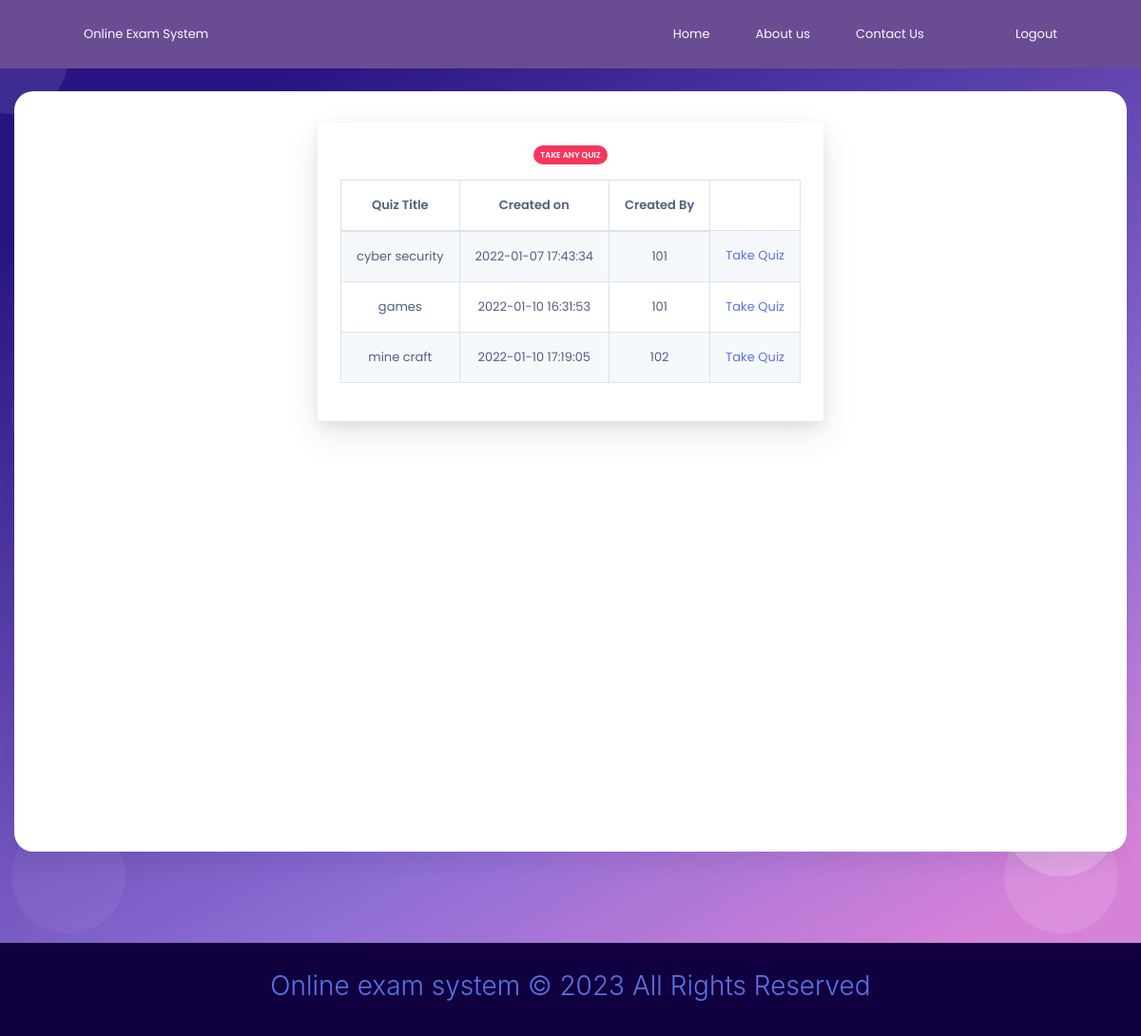
The page /homestud.php on the database its author committed.
### tables this page shows
CREATE TABLE `quiz` (
  `quizid` int(11) NOT NULL,
  `quizname` varchar(20) NOT NULL,
  `date_created` timestamp NOT NULL DEFAULT current_timestamp(),
  `staffid` varchar(30) NOT NULL
);

### homestud.php (the view, shortened to what this page needs)
<html>
<?php require ("header.php");?>
<head>
    <link href='https://cdn.jsdelivr.net/npm/boxicons@2.0.5/css/boxicons.min.css' rel='stylesheet'>
    <link rel="stylesheet" href="assets/css/styles.css">
    <link rel="stylesheet" href="https://use.fontawesome.com/releases/v5.0.13/css/all.css"integrity="sha384-DNOHZ68U8hZfKXOrtjWvjxusGo9WQnrNx2sqG0tfsghAvtVlRW3tvkXWZh58N9jp">
</head>
<?php
require_once 'sql.php';
                $conn = mysqli_connect($host, $user, $ps, $project);if (!$conn) {
    echo "<script>alert(\"Database error retry after some time !\")</script>";
}
?>
<body>
    <header class="l-header">
        <nav class="nav bd-grid">
            <div>
                <a href="#" class="nav__logo">Online Exam System</a>
            </div>
            <div class="nav__menu" id="nav-menu">
                <ul class="nav__list">
                    <li class="nav__item"><a href="index.php" class="nav__link active">Home</a></li>
                    <li class="nav__item"><a href="index.php#about" class="nav__link">About us</a></li>
                    <li class="nav__item"><a href="index.php#contact" class="nav__link">Contact Us</a></li>
                    <li class="nav__item"><a href="logout.php" class="nav__link">Logout</a></li>
                </ul>
            </div>
        </nav>
    </header>
  <section class="section section-shaped section-lg">
    <div class="shape shape-style-1 shape-primary">
      <span></span>
      <span></span>
    </div>
<div class="container">
<div class="row">
            <div class="col-sm-12 mb-3">
              <div class="card card-body bg-gradient-white text-white mt-3">
			  <div class="col-12 mx-auto text-center">
            <span class="badge badge-danger badge-pill mb-3">Take any Quiz</span>
          </div>
                   <?php
            $sql ="select * from quiz";
            $res=mysqli_query($conn,$sql);
            if($res)
            {
                echo "<table class=\" table table-striped table-hover table-bordered text-center \">
				<thead class=\" font-weight-bold \">
				<tr>
				<td>Quiz Title</td>
				<td>Created on</td>
				<td>Created By</td>
				</tr>
				</thead>";
                while ($row = mysqli_fetch_assoc($res)) {
                    echo "<tr><td>".$row["quizname"]."</td>
					<td>".$row["date_created"]."</td>
					<td>".$row["staffid"]."</td>
					<td><a id=\"tq\" href='takeq.php?qid=".$row['quizid']."'>Take Quiz</a></td></tr>";
                }
                echo "</table>";
            }
            ?>
                  </div>
                </div>
              </div>
    </div>
</section>
    <?php require("footer.php");?>
</body>
</html>

### assets/css/styles.css (style rules this page uses)
:root { --header-height: 3rem; --first-color: #8042d1; --first-color-dark: #8557c1; --first-color-darken: #6f3ea8; --white-color: #fcf8f8; --first-color: #6a4c93; --white-color: #fafaff; --dark-color: #001524; --text-color: #697477; --body-font: "Poppins", sans-serif; --big-font-size: 2.5rem; --normal-font-size: 0.938rem; --mb-1: 0.5rem; --mb-2: 1rem; --mb-3: 1.5rem; --mb-4: 2rem; --z-fixed: 100; }
@media screen and (min-width: 768px) { :root { --big-font-size: 3rem; --normal-font-size: 1rem; } }
body { margin: var(--header-height) 0 0 0; padding: 0; font-family: var(--body-font); font-size: var(--normal-font-size); font-weight: 500; }
h1, p, ul { margin: 0; }
ul { padding: 0; list-style: none; }
a { text-decoration: none; }
.bd-grid { max-width: 1024px; display: grid; grid-template-columns: 100%; column-gap: 2rem; width: calc(100% - 2rem); margin-left: 1rem; margin-right: 1rem; }
.l-header { width: 100%; position: fixed; top: 0; left: 0; z-index: var(--z-fixed); background-color: var(--first-color); }
.nav { height: var(--header-height); display: flex; justify-content: space-between; align-items: center; }
.nav__item { margin-bottom: 2rem; }
.nav__close, .nav__link, .nav__logo, .nav__toggle { color: var(--white-color); }
@media screen and (min-width: 768px) { body { margin: 0; } }
@media screen and (min-width: 768px) { .nav { height: calc(var(--header-height) + 1.5rem); } }
@media screen and (min-width: 768px) { .nav__list { display: flex; } }
@media screen and (min-width: 768px) { .nav__item { margin-left: 3rem; margin-bottom: 0; } }
@media screen and (min-width: 1024px) { .bd-grid { margin-left: auto; margin-right: auto; } }
* { box-sizing: border-box; }
.text-center { text-align: center; }
.row { margin: 1.5%; display: flex; justify-content: center; text-align: center; }
.container { margin: 5%; display: flex; flex-wrap: wrap; justify-content: center; }
@media (max-width: 1200px) { .row { margin: 1.5%; display: flex; justify-content: center; text-align: center; } }
@media (max-width: 1200px) { .container { margin: 5%; display: flex; justify-content: center; } }
, .col-lg-6 { flex:0 0 50%;max-width:50% }
, display-flex, .display-flex, .display-flex-center, .signup-content, .signin-content, .social-login, .socials { display: flex; display: -webkit-flex; }
body { font-size: 13px; line-height: 1.8; color: #222; background: #f8f8f8; font-weight: 400; font-family: Poppins; }
.container { width: 900px; background: #fff; margin: 0 auto; box-shadow: 0px 15px 16.83px 0.17px rgba(0, 0, 0, 0.05); -moz-box-shadow: 0px 15px 16.83px 0.17px rgba(0, 0, 0, 0.05); -webkit-box-shadow: 0px 15px 16.83px 0.17px rgba(0, 0, 0, 0.05); -o-box-shadow: 0px 15px 16.83px 0.17px rgba(0, 0, 0, 0.05); -ms-box-shadow: 0px 15px 16.83px 0.17px rgba(0, 0, 0, 0.05); border-radius: 20px; -moz-border-radius: 20px; -webkit-border-radius: 20px; -o-border-radius: 20px; -ms-border-radius: 20px; }
@media screen and (max-width: 1200px) { .container { width: calc( 100% - 30px); max-width: 100%; } }
@media screen and (min-width: 1024px) { .container { max-width: 1200px; } }

### rows shown on the page
quiz: quizname "cyber security", date_created "2022-01-07 17:43:34", staffid "101"
quiz: quizname "games", date_created "2022-01-10 16:31:53", staffid "101"
quiz: quizname "mine craft", date_created "2022-01-10 17:19:05", staffid "102"
